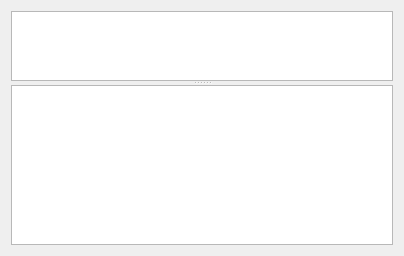
<?xml version="1.0" encoding="UTF-8"?>
<ui version="4.0">
 <class>ChatWindow</class>
 <widget class="QWidget" name="ChatWindow">
  <property name="geometry">
   <rect>
    <x>0</x>
    <y>0</y>
    <width>404</width>
    <height>256</height>
   </rect>
  </property>
  <layout class="QVBoxLayout" name="verticaLayout">
   <item>
    <widget class="QSplitter" name="splitter">
     <property name="orientation">
      <enum>Qt::Vertical</enum>
     </property>
     <property name="childrenCollapsible">
      <bool>false</bool>
     </property>
     <widget class="ChatLogWidget" name="messageLog">
      <property name="sizePolicy">
       <sizepolicy hsizetype="Expanding" vsizetype="Expanding">
        <horstretch>0</horstretch>
        <verstretch>255</verstretch>
       </sizepolicy>
      </property>
      <property name="readOnly">
       <bool>true</bool>
      </property>
     </widget>
     <widget class="QTextEdit" name="messageEdit">
      <property name="sizePolicy">
       <sizepolicy hsizetype="Expanding" vsizetype="Ignored">
        <horstretch>0</horstretch>
        <verstretch>0</verstretch>
       </sizepolicy>
      </property>
      <property name="minimumSize">
       <size>
        <width>0</width>
        <height>25</height>
       </size>
      </property>
     </widget>
    </widget>
   </item>
  </layout>
 </widget>
 <customwidgets>
  <customwidget>
   <class>ChatLogWidget</class>
   <extends>QTextEdit</extends>
   <header>gui/widgets/ChatLogWidget.h</header>
  </customwidget>
 </customwidgets>
 <resources/>
 <connections/>
</ui>
